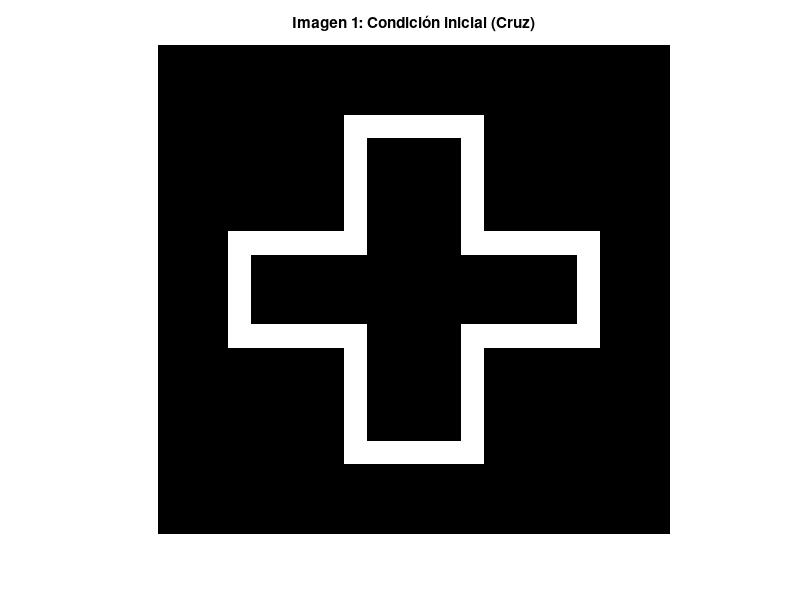
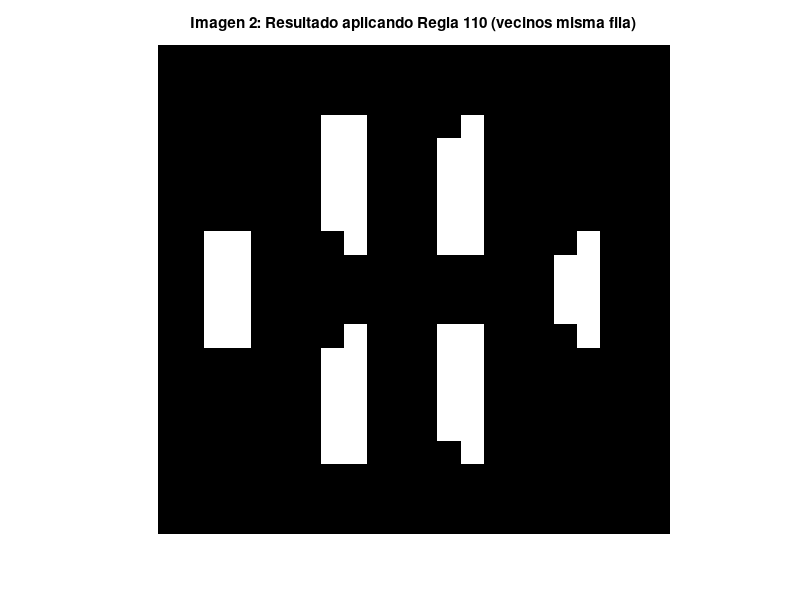

Source code (MATLAB) for these figures, in order:
clear; clf;
% Regla 110: en formato binario de 8 bits
rule = [0 1 1 1 0 1 1 0];

% Condición inicial: cruz
initial = [ ...
   0 0 0 0 0 0 0 0 0 0 0 0 0 0 0 0 0 0 0 0 0 0;
   0 0 0 0 0 0 0 0 0 0 0 0 0 0 0 0 0 0 0 0 0 0;
   0 0 0 0 0 0 0 0 0 0 0 0 0 0 0 0 0 0 0 0 0 0;
   0 0 0 0 0 0 0 0 1 1 1 1 1 1 0 0 0 0 0 0 0 0;
   0 0 0 0 0 0 0 0 1 0 0 0 0 1 0 0 0 0 0 0 0 0;
   0 0 0 0 0 0 0 0 1 0 0 0 0 1 0 0 0 0 0 0 0 0;
   0 0 0 0 0 0 0 0 1 0 0 0 0 1 0 0 0 0 0 0 0 0;
   0 0 0 0 0 0 0 0 1 0 0 0 0 1 0 0 0 0 0 0 0 0;
   0 0 0 1 1 1 1 1 1 0 0 0 0 1 1 1 1 1 1 0 0 0;
   0 0 0 1 0 0 0 0 0 0 0 0 0 0 0 0 0 0 1 0 0 0;
   0 0 0 1 0 0 0 0 0 0 0 0 0 0 0 0 0 0 1 0 0 0;
   0 0 0 1 0 0 0 0 0 0 0 0 0 0 0 0 0 0 1 0 0 0;
   0 0 0 1 1 1 1 1 1 0 0 0 0 1 1 1 1 1 1 0 0 0;
   0 0 0 0 0 0 0 0 1 0 0 0 0 1 0 0 0 0 0 0 0 0;
   0 0 0 0 0 0 0 0 1 0 0 0 0 1 0 0 0 0 0 0 0 0;
   0 0 0 0 0 0 0 0 1 0 0 0 0 1 0 0 0 0 0 0 0 0;
   0 0 0 0 0 0 0 0 1 0 0 0 0 1 0 0 0 0 0 0 0 0;
   0 0 0 0 0 0 0 0 1 1 1 1 1 1 0 0 0 0 0 0 0 0;
   0 0 0 0 0 0 0 0 0 0 0 0 0 0 0 0 0 0 0 0 0 0;
   0 0 0 0 0 0 0 0 0 0 0 0 0 0 0 0 0 0 0 0 0 0;
   0 0 0 0 0 0 0 0 0 0 0 0 0 0 0 0 0 0 0 0 0 0];

% Inicialización de variables
[filas, columnas] = size(initial);
acel = initial;
bcel = zeros(filas, columnas);
mcel = zeros(filas, columnas);  % Para guardar resultado final (opcional)

% Evolución usando Regla 110 con frontera toroidal
for j = 1:filas
    for i = 1:columnas
        % Vecinos de la MISMA fila (no fila anterior)
        izq = i - 1;
        der = i + 1;
        if izq < 1, izq = columnas; end      % Si columna < 1, usa la última (toroidal)
        if der > columnas, der = 1; end     % Si columna > max, usa la primera (toroidal)

        % Obtener el patrón de 3 bits de la MISMA fila
        suma = acel(j, izq)*4 + acel(j, i)*2 + acel(j, der)*1;

        % Aplicar la regla 110
        bcel(j, i) = rule(suma + 1);  % +1 porque MATLAB/Octave indexa desde 1
    end
end

mcel = bcel;  % Guardar el resultado final si se desea

% Mostrar imagen 1: condición inicial
figure;
imshow(initial, 'InitialMagnification', 'fit');
title('Imagen 1: Condición inicial (Cruz)');
colormap([1 1 1; 0 0 0]);  % 0: blanco, 1: negro

% Mostrar imagen 2: resultado aplicando Regla 110
figure;
imshow(mcel, 'InitialMagnification', 'fit');
title('Imagen 2: Resultado aplicando Regla 110 (vecinos misma fila)');
colormap([1 1 1; 0 0 0]);
